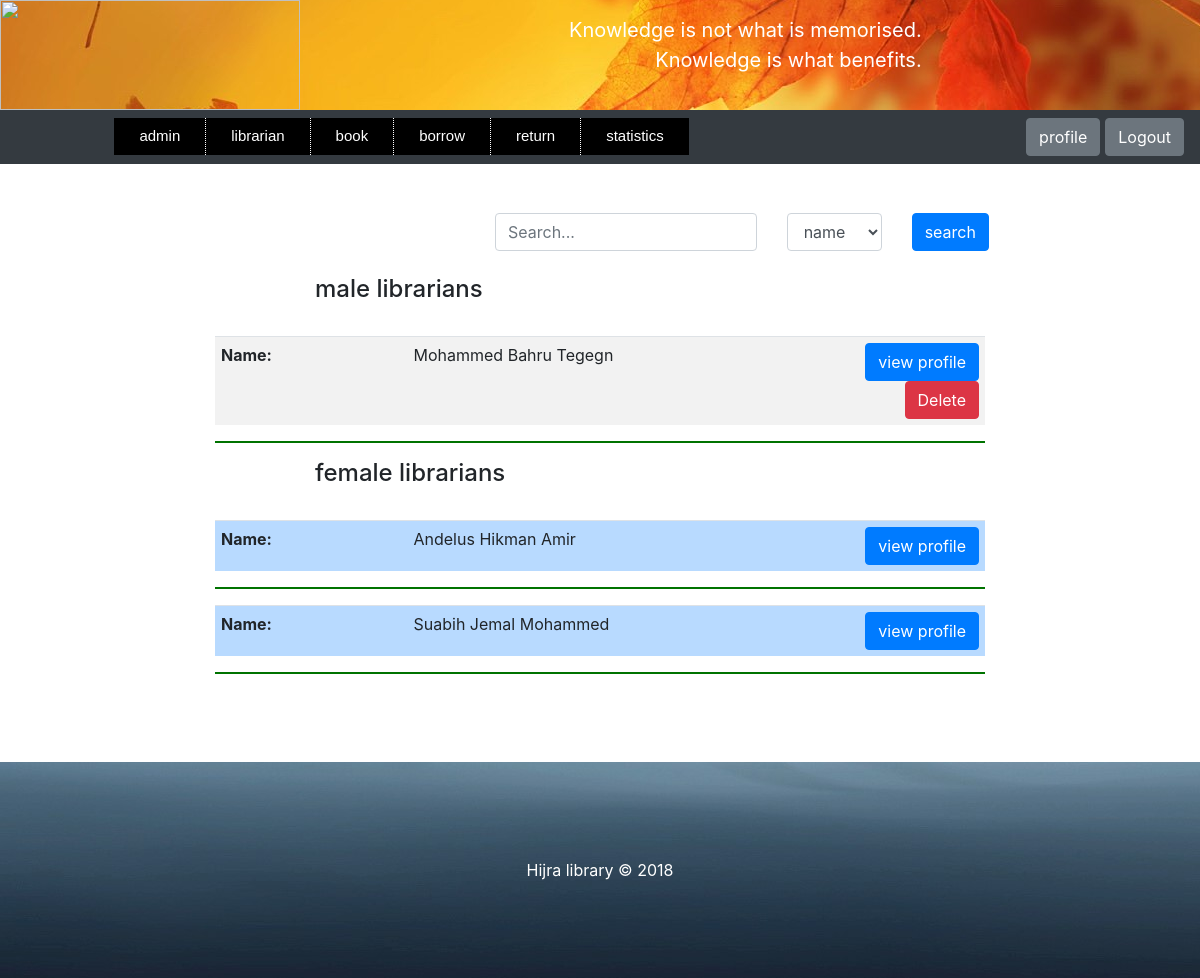
The app's page /view-librarian-by-admin/ (signed in) with its own data.
### store/models.py (models this page shows, shortened)
class Librarian(models.Model):
    librarian_id = models.CharField(max_length=200, blank=True, unique=True)
    name = models.CharField(max_length=200)
    middle_name = models.CharField(max_length=200)
    last_name = models.CharField(max_length=200)
    phone_regex = RegexValidator(
        regex=r'^\+?1?\d{10,15}$',
        message='Phone number must be entered in the format : 0987654321 or +251987654321 up to 15 digits allowed'
    )
    phone = models.CharField(validators=[phone_regex], max_length=15)
    year = models.PositiveSmallIntegerField(blank=True, null=True, default=0)
    department = models.CharField(max_length=200, null=True, blank=True)
    email = models.EmailField(blank=True)
    password_regex = RegexValidator(
        regex=r'^\S{6,1024}',
        message='password must be at least 6 character'
    )
    password = models.CharField(validators=[password_regex], max_length=1024)
    password_hint = models.CharField(max_length=200, blank=True)
    sex = models.CharField(max_length=200, choices=(('male', 'male'), ('female', 'female')))
    photo = models.ImageField(blank=True, default='null.png')
    register_date = models.DateField()
    def image_tag(self):
        return mark_safe('<img src="%s" width="150" height="150"/>' % self.photo.url)
    image_tag.short_description = 'Photo'
    image_tag.allow_tags = True

### store/views.py (the view)
# urls.py: path('view-librarian-by-admin/', views.librarian_view_by_admin, name='view-librarian-by-admin'),
def librarian_view_by_admin(request):
    if request.session.get('admin_auth'):
        admin_id = request.session.get('admin_auth')
        admin = Admin.objects.get(admin_id=admin_id)
        if request.method == "POST":
            form = HumanSearch(request.POST)
            text = request.POST.get('search_engine')
            catalog = request.POST.get('catalog')
            if catalog == 'name':
                male_librarian = Librarian.objects.filter(sex='male', name__contains=text) | \
                                 Librarian.objects.filter(sex='male', middle_name__contains=text) | \
                                 Librarian.objects.filter(sex='male', last_name__contains=text)
                female_librarian = Librarian.objects.filter(sex='female', name__contains=text) | \
                                   Librarian.objects.filter(sex='female', middle_name__contains=text) | \
                                   Librarian.objects.filter(sex='female', last_name__contains=text)
            elif catalog == 'id':
                male_librarian = Librarian.objects.filter(sex='male', librarian_id__contains=text)
                female_librarian = Librarian.objects.filter(sex='female', librarian_id__contains=text)
            elif catalog == 'department':
                male_librarian = Librarian.objects.filter(sex='male', department__contains=text)
                female_librarian = Librarian.objects.filter(sex='female', department__contains=text)
            elif catalog == 'phone':
                male_librarian = Librarian.objects.filter(sex='male', phone__contains=text)
                female_librarian = Librarian.objects.filter(sex='female', phone__contains=text)
            else:
                try:
                    year = int(text)
                    male_librarian = Librarian.objects.filter(sex='male', year=year)
                    female_librarian = Librarian.objects.filter(sex='female', year=year)
                except ValueError:
                    male_librarian = Librarian.objects.none()
                    female_librarian = Librarian.objects.none()
        else:
            form = HumanSearch()
            male_librarian = Librarian.objects.filter(sex='male')
            female_librarian = Librarian.objects.filter(sex='female')
        male_librarian = sorted(male_librarian, key=lambda x: x.name, reverse=False)
        female_librarian = sorted(female_librarian, key=lambda x: x.name, reverse=False)
        for i in male_librarian:
            i.image = "Images/" + str(i.photo)
        for i in female_librarian:
            i.image = "Images/" + str(i.photo)
        if admin.sex == 'male':
            return render(request, 'webpages/librarian_view_by_male_admin.html',
                          {'form': form, 'male_librarian': male_librarian, 'female_librarian': female_librarian})
        elif admin.sex == 'female':
            return render(request, 'webpages/librarian_view_by_female_admin.html',
                          {'form': form, 'male_librarian': male_librarian, 'female_librarian': female_librarian})
        else:
            raise Http404("Please check your profile sex is empty")

### store/forms.py
class HumanSearch(forms.Form):
    search_engine = forms.CharField(
        label='',
        max_length=1024,
        widget=forms.TextInput(attrs={'placeholder': 'Search...'}),
    )
    catalog = ChoiceField(
        label='',
        widget=forms.Select(),
        choices=[('name', 'name'), ('id', 'id'), ('department', 'department'), ('year', 'year'), ('phone', 'phone')],
        initial='name'
    )

### store/templates/webpages/librarian_view_by_male_admin.html (shortened to what this page needs)
<!DOCTYPE html>
<html lang="en">
    <head class="header-site">
        {% load static %}
        {% load filter %}
        {% load widget_tweaks %}
            {% include "webpages/admin_page.html" %}
        <link rel="stylesheet" href="{% static 'files/bootstrap/css/bootstrap.css' %}"  type="text/css" >
        <link rel="stylesheet" href="{% static 'files/style2.css' %}"  type="text/css" >
        <link rel="stylesheet" href="{% static 'files/style3.css' %}"  type="text/css" >
        <link rel="stylesheet" href="{% static 'files/style4.css' %}"  type="text/css" >
        <link rel="stylesheet" href="{% static 'files/style5.css' %}"  type="text/css" >
        <link rel="stylesheet" href="{% static 'files/style6.css' %}"  type="text/css" >
    </head>
    <body>
        {% block search %}
            <div class = "container col-5" align="right" style="margin-left:40%;">
            <form  method="post" novalidate>
                <div class="row">
                    {% for field in form.visible_fields %}
                        {% if field.name == 'search_engine' %}
                            <div class="col-md-7">
                                {% render_field field class="form-control" %}
                            </div>
                        {% else %}
                           <div class="col-md-3 ">
                                {% render_field field class="form-control" %}
                            </div>
                        {% endif %}
                    {% endfor %}
                    <div class="col-sm-2">
                    <button type="submit" class = "btn btn-primary"> search</button>
                    </div>
                </div>
            </form>
            </div>
            <br>
        {% endblock %}
        {% if male_librarian %}
            <div class="container col-8">
                <h4 style="margin-left:100px;">male librarians</h4><br>
            </div>
        {% endif %}
        {% for i in male_librarian %}
        <div class="container col-8">
                <table  class="table table-striped">
                    <tr>
                        <td style="width: 25%;"><strong>Name:</strong></td>
                        <td style="width: 50%;">{{i.name}} {{i.middle_name}}  {{i.last_name}}</td>
                        <td style="width: 25%;" align="right">
                            <input type="button"  id ="male-button-{{i.id}}" class="btn btn-primary"  onclick="maleLibrarianFun({{i.id}})"
                      value="view profile" >
                            <a class="btn btn-danger" href="{% url 'DeleteLibrarianConfirm' i.id %}" style="margin-left:15px;">Delete</a>
                        </td>
                    </tr>
                </table>
            </div>
            <div class="container col-8">
          <hr>
        </div>
        {% endfor %}
        {% if female_librarian %}
            <div class="container col-8">
                <h4 style="margin-left:100px;">female librarians</h4><br>
            </div>
        {% endif %}
        {% for i in female_librarian %}
        <div class="container col-8">
                <table  class="table table-primary">
                    <tr>
                        <td style="width: 25%;"><strong>Name:</strong></td>
                        <td style="width: 50%;">{{i.name}} {{i.middle_name}}  {{i.last_name}}</td>
                        <td style="width: 25%;" align="right">
                            <input type="button"  id ="female-button-{{i.id}}" class="btn btn-primary"  onclick="femaleLibrarianFun({{i.id}})"
                            value="view profile" >
                        </td>
                    </tr>
                </table>
            </div>
            <div class="container col-8">
            <hr>
        </div>
        {% endfor %}
    </body>
    <footer>
        {% include "webpages/footer.html" %}
    </footer>
</html>

### store/static/files/style3.css (style rules this page uses)
a.butt:link, a.back:visited, { background-color: #11aa44; color: white; }
table, th, td { border: 1px solid black; }

### store/static/files/style6.css (style rules this page uses)
.table-striped>tbody>tr>td { padding:6px; text-font:8px; }
.table-primary>tbody>tr>td { padding:6px; text-font:8px; }
hr { background-color: green; border-width:2px; }

### records on screen
Librarian: name "Mohammed", middle_name "Bahru", last_name "Tegegn"
Librarian: name "Andelus", middle_name "Hikman", last_name "Amir"
Librarian: name "Suabih", middle_name "Jemal", last_name "Mohammed"
